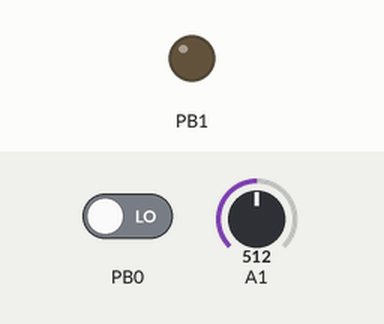
The program below on a simulated ATtiny85, built with avr-gcc and run on an emulated ATtiny85. Shown: output pins drawn as LEDs (lit = HIGH). Inputs (shaded band) come from the test bench; at power-on: PB0 LOW, A1 = 512.

Above: at 1.2 s.
1.3 s: PB0 driven HIGH
At 2.1 s:
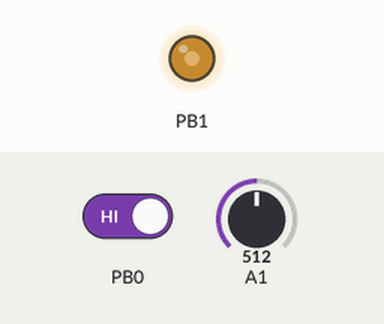
2.8 s: A1 set to 716
At 3.4 s:
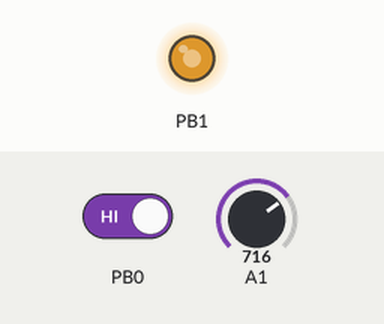
4.3 s: A1 set to 900
At 4.6 s:
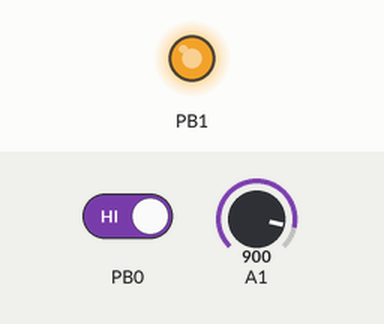
5.8 s: A1 set to 245
At 7.1 s:
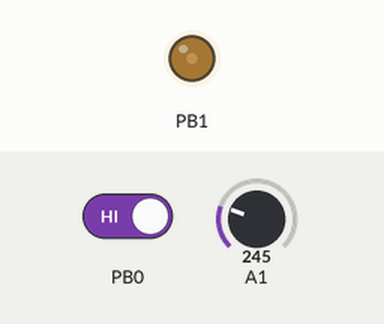
Timing chart, 0 to 8.3 s (numbered marks = the images above; inputs shaded):
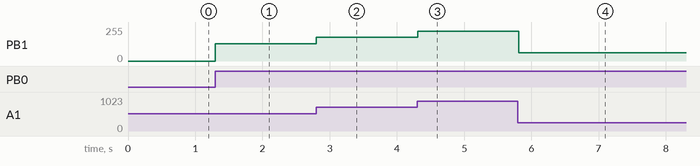

The program:

main.cpp
```cpp
#include <Arduino.h>

const int minPwm = 16;
const int maxPwm = 255;
const int endClamp = 240;

extern int mapToPwm(int rawAnalogValue);

void setup()
{
	pinMode(0, INPUT);
	pinMode(1, OUTPUT);
}

void loop()
{
	int enabled = digitalRead(0);
	if (enabled == HIGH) {
		int potentiometerValue = analogRead(1);
		analogWrite(1, mapToPwm(potentiometerValue));
	} else {
		analogWrite(1, 0);
	}
	// poll 10 times a second
	delay(100);
}

int mapToPwm(int rawAnalogValue)
{
	// 10-bit DAC returns a value in 0..1023 range, but we need 8-bits for PWM
	int pwmValue = int(rawAnalogValue * 0.25);
	// but LEDs have erratic starting if PWM duty cycle is too low
	if (pwmValue < minPwm)
	{
		return minPwm;
	}
	// disable PWM if the value is very close to maximum
	else if (pwmValue > endClamp)
	{
		return maxPwm;
	}
	else
	{
		return pwmValue;
	}
}
```

Measured:
- after the input at 1.3 s, PB1: 0/255 → 128/255 at once
- after the input at 2.8 s, PB1: 128/255 → 179/255 at once
- after the input at 4.3 s, PB1: 179/255 → 225/255 at once
- after the input at 5.8 s, PB1: 225/255 → 61/255 at once
